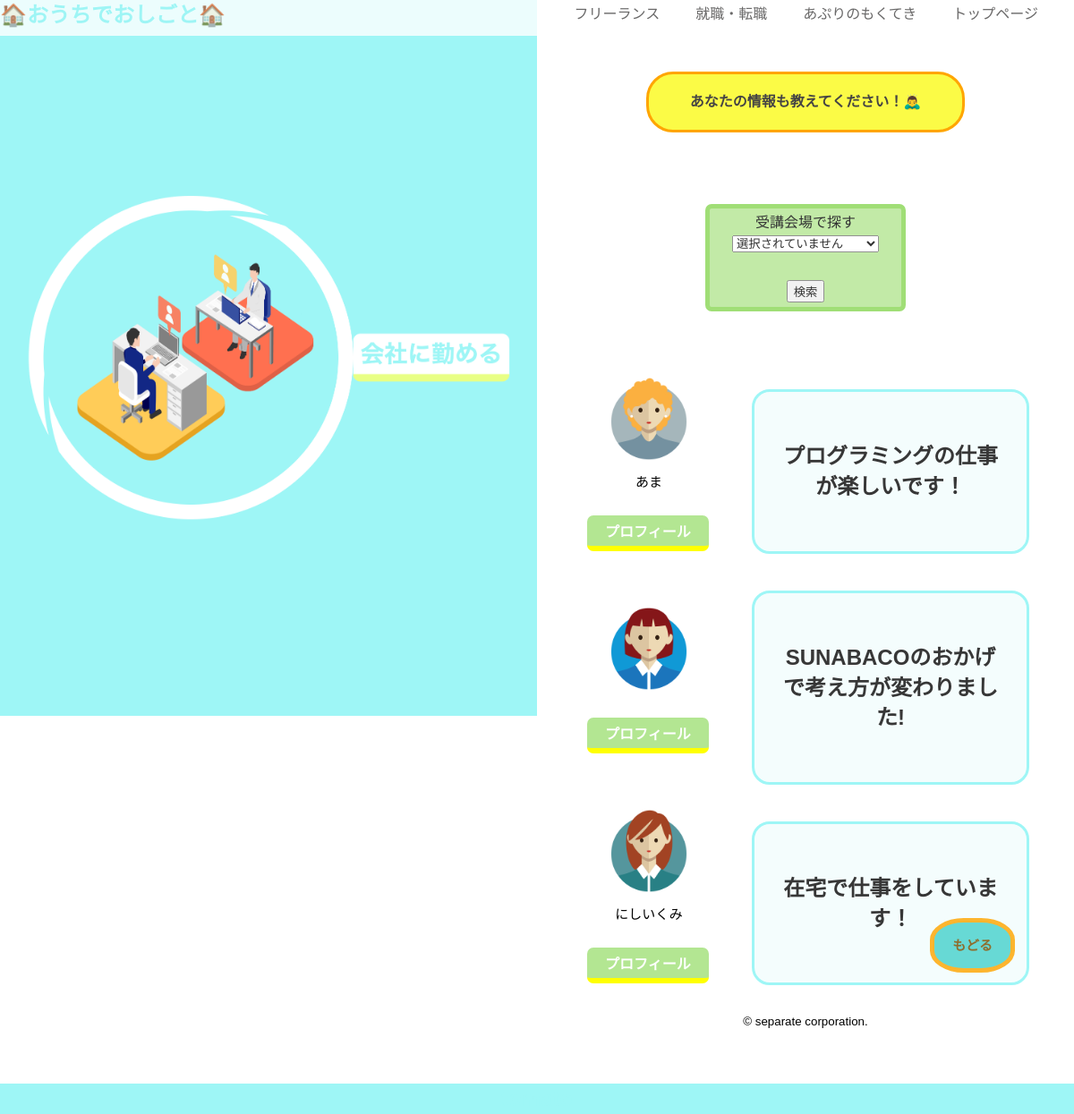
/ten_list, run on an earlier commit of the app's database.
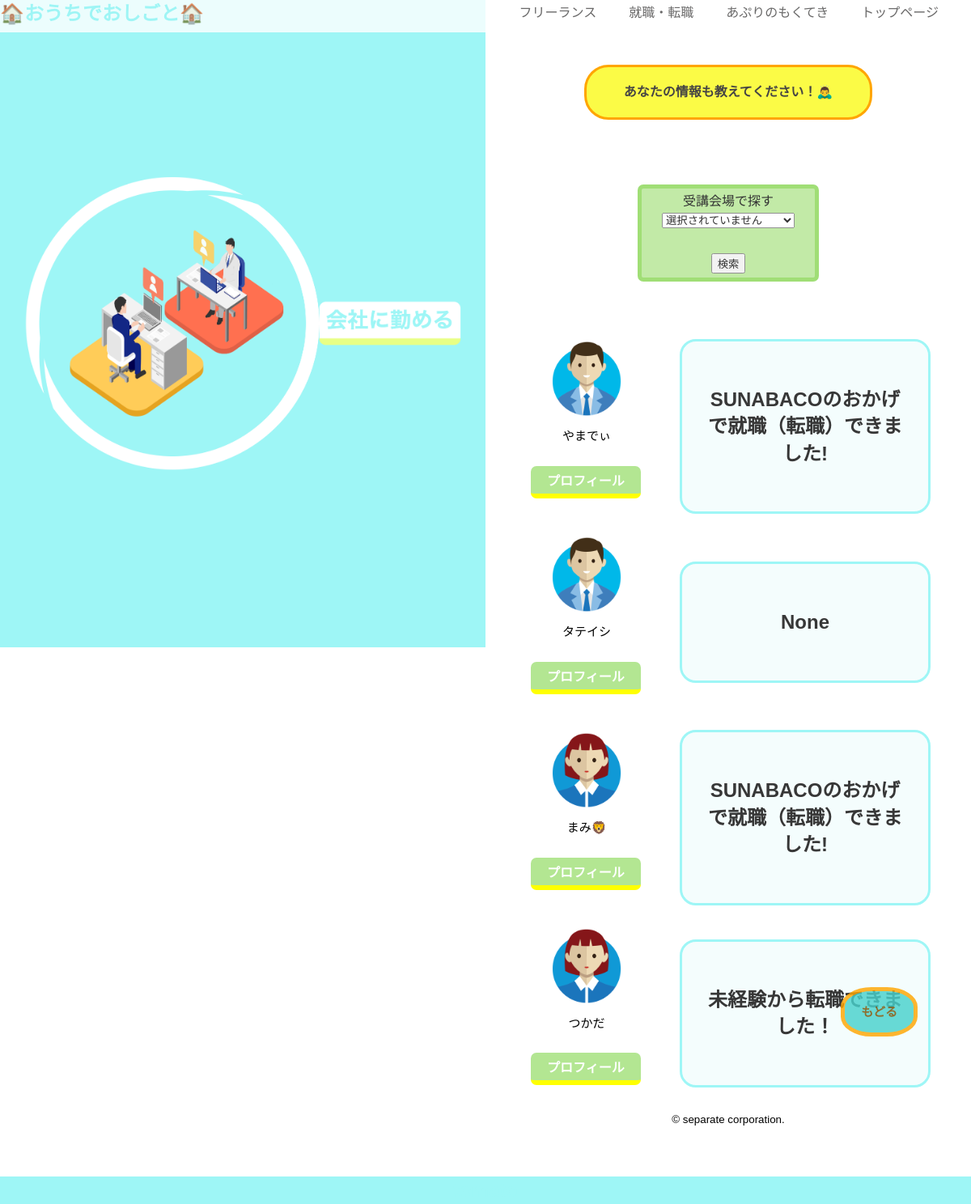
And on a later commit of the database.
### tables this page shows
CREATE TABLE "users" (
	"id"	INTEGER,
	"display_name"	TEXT,
	"twitter_id"	TEXT,
	"era"	TEXT,
	"place"	TEXT,
	"hitokoto_0"	TEXT,
	"seibetu"	TEXT,
	"Total_time"	TEXT,
	"sunabaco"	TEXT,
	"hitokoto_ten"	TEXT,
	"content_ten1"	TEXT,
	"content_ten2"	TEXT,
	"reward_first"	TEXT,
	"content_1"	TEXT,
	"content_2"	TEXT,
	"content_3"	TEXT,
	"content_ten3"	TEXT,
	"sougyou"	TEXT,
	"memo_last"	TEXT,
	"class_00"	TEXT,
	PRIMARY KEY("id" AUTOINCREMENT)
);

### app.py (the view)
@app.route("/ten_list")
def ten_list():
    conn = sqlite3.connect("try.db")
    c = conn.cursor()
    c.execute("SELECT id,display_name,era,hitokoto_ten,seibetu,place FROM users where class_00 = '就職・転職';")
    task_list = []
    seibetu = ""
    era=""
    for row in c.fetchall():
        seibetu=row[4]
        era=row[2]
        if "男性"==seibetu:
            if "10代〜20代"==era:
                Flask_Logo = os.path.join(app.config['UPLOAD_FOLDER'], 'yung_man.png')
            elif "30代〜40代"==era:
                Flask_Logo = os.path.join(app.config['UPLOAD_FOLDER'], 'man.png')
            else:
                Flask_Logo = os.path.join(app.config['UPLOAD_FOLDER'], 'old_man.png')
        else:
            if "10代〜20代"==era:
                Flask_Logo = os.path.join(app.config['UPLOAD_FOLDER'], 'yung_woman.png')
            elif "30代〜40代"==era:
                Flask_Logo = os.path.join(app.config['UPLOAD_FOLDER'], 'woman.png')
            else:
                Flask_Logo = os.path.join(app.config['UPLOAD_FOLDER'], 'old_woman.png')
        task_list.append({"id":row[0],"display_name":row[1],"era":row[2],"hitokoto_ten":row[3],"seibetu":row[4],"place":row[5],"Flask_Logo":Flask_Logo})
    c.close()
    return render_template("ten_list.html", task_list = task_list)

### templates/ten_list.html (shortened to what this page needs)
{% extends "base.html" %}
{% block content %}
<div id="wrapper_2_1">
    <div id="fixed-area_2_2">
        <div class="syasin_2_1" >
            <div class="image_mouseover_2">
            <img src="../static/IMG/ten_1122.png">
            </div>
        </div>
    </div>
    <div id="container">
        <body class="white">
            <div class="button007">
                <a href="/add_ten">あなたの情報も教えてください！🙇‍♂️</a>
            </div>
            <div class="detail">
            <form action="/ten_detail" method="post">
                <p>受講会場で探す<br>
                    <select name="place" class="detail_1">
                    <option value="全部">選択されていません</option>
                    </select>
                </p>
                <input type="submit" name="save" value="検索">
            </form>
            </div>
            <div class="button0070">
                <a href="/main">もどる</a>
            </div>
        <section>
            {% for item in task_list %}
            <div class ="report">
                <dl class ="uvoice">
                        <dt>
                            <img src="{{item['Flask_Logo']}}" mid="2251582">
                            <div><p>{{item["display_name"]}}</p></div>
                            <br>
                            <form action="/ten_task/{{item['id']}}" method="post">
                                <input type="submit" value="プロフィール" class="btn-submit">
                            </form>
                        </dt>
                        <dd>
                            <div class="arrow_box">
                                <p><h2>{{item["hitokoto_ten"]}}</h2></p>
                            </div>
                        </dd>
                </dl>
            </div>
            {% endfor %}
            <footer><small>&copy; separate corporation.</small></footer>
        </section>
        </body>
    </div>
</div>
<h2 class="footer_2_1">tomato</h2>
{% endblock %}

### templates/base.html (shortened to what this page needs)
<!DOCTYPE html>
<html lang="ja">
<head>
    <link rel="stylesheet" href="../static/css/style.css">
    <link rel="stylesheet" href="../static/css/style_1.css" media="screen and (min-width:769px)">
    <link rel="stylesheet" href="../static/css/style_2_1.css" media="screen and (min-width:769px)">
    <link rel="stylesheet" href="../static/css/style_2_2.css" media="screen and (min-width:769px)">
    <link rel="stylesheet" href="../static/css/style_3_1.css" media="screen and (min-width:769px)">
    <link rel="stylesheet" href="../static/css/style_3_2.css" media="screen and (min-width:769px)">
    <link rel="stylesheet" href="../static/css/add.css" media="screen and (min-width:769px)">
    <link rel="stylesheet" href="../static/css/mokuteki.css" media="screen and (min-width:769px)">
    <link rel="stylesheet" href="../static/css/style_sp_1.css" media="screen and (max-width:768px)">
    <link rel="stylesheet" href="../static/css/style_sp_2_1.css" media="screen and (max-width:768px)">
    <link rel="stylesheet" href="../static/css/style_sp_2_2.css" media="screen and (max-width:768px)">
    <link rel="stylesheet" href="../static/css/style_sp_3_1.css" media="screen and (max-width:768px)">
    <link rel="stylesheet" href="../static/css/style_sp_3_2.css" media="screen and (max-width:768px)">
    <link rel="stylesheet" href="../static/css/add_sp.css" media="screen and (max-width:768px)">
    <link rel="stylesheet" href="../static/css/mokuteki_sp.css" media="screen and (max-width:768px)">
</head>
<body>
    <header>
        <a href="/main"><h2>🏠おうちでおしごと🏠</h2></a>
		<ul>
            <div class="header_btn">
			<li><a href="/zaitaku_list"><p>フリーランス</p></a></li></div>
			<div class="header_btn"><li><a href="/ten_list"><p>就職・転職</p></a></li></div>
			<div class="header_btn"><li><a href="/mokuteki"><p>あぷりのもくてき</p></a></li></div>
			<div class="header_btn"><li><a href="/main"><p>トップページ</p></a></li></div>
		</ul>
	</header>
    {% block content %}
    {% endblock %}
</body>
</html>

### static/css/style.css (style rules this page uses)
html { overflow-y: scroll; }
body, h1, h2, h3, h4, h5, p, ul, ol, li, dl, dt, dd { margin: 0px; padding: 0px; }
body { background: #fff; text-align: center; font-size: 16px; line-height: 1.4; min-width: 100%; -webkit-text-size-adjust: 100%; }
li { list-style: none; }
a { outline: none; color: inherit; text-decoration: none; }
img { border: 0px; vertical-align: bottom; }
header { background: white; opacity: 0.8; text-align: center; padding:auto 0 auto 0; position: fixed; top:0; height: 5vh; width: 100%; margin-top: 0; z-index: 100000; }
header h2 { height: 5vh; display: flex; padding-top: auto; float: left; color:#9ef6f6 }
header ul { margin:0px 0px 0px 0px; padding-top: auto; display: flex; float: right; }
header li p { padding-top: auto; margin:5px 0px 0px 0px; margin-right: 40px; transition: 0.2s; }
.footer_2_1 { background-color:#9ef6f6; color:#9ef6f6; }
body { font-family: YuGothic, "游ゴシック体", "Yu Gothic", "ヒラギノ角ゴ Pro", "Hiragino Kaku Gothic Pro", "メイリオ", Meiryo, "ＭＳ Ｐゴシック", "MS PGothic", sans-serif; background-color:white; }
.report { margin-top: 0px; background-color:white; }
.report .uvoice { display: table; background: white; margin-bottom: 4px; padding: 10px 20px; width: 100%; box-sizing: border-box; }
dl { display: block; margin-block-start: 1em; margin-block-end: 1em; margin-inline-start: 0px; margin-inline-end: 0px; }
.report .uvoice dt { margin-left: auto; margin-right: auto; width: 150px; }
.report .uvoice dd, .report .uvoice dt { display: table-cell; vertical-align: middle; }
dt { display: block; display: flex; margin-left: auto; margin-right: auto; }
.report .uvoice dt img { width: 100px; border-radius: 50px; display: block; margin: 0 auto 10px; }
.report .uvoice dt { justify-content: center; align-items: center; font-size: 12px; text-align: center; }
p { display: block; margin-block-start: 1em; margin-block-end: 1em; margin-inline-start: 0px; margin-inline-end: 0px; }
.uvoice dt div p { font-size: 15px; }
.arrow_box { position: relative; background-color:#f4fdfd; border-radius: 20px; border: 3px solid #9ef6f6; padding: 25px; margin-left:40px; }
.arrow_box:after { right: 100%; top: 50%; border: solid transparent; content: ""; height: 0; width: 0; position: absolute; pointer-events: none; }
.button007 a { border: orange 3px solid; background: #fbfb46; border-radius: 30px; position: relative; display: flex; justify-content: space-around; align-items: center; margin: 10vh auto; max-width: 300px; padding: 20px 25px; color: #454444; transition: 0.3s ease-in-out; font-weight: 700; text-decoration:none }
.button0070 a { font-size: 15px; border: 5px solid orange; background: mediumturquoise; border-radius: 40%; position: relative; top:80%; right: 3%; position: fixed; justify-content: space-around; align-items: center; margin: 30px; max-width: 100px; padding: 15px 20px; color: #784f01; transition: 0.3s ease-in-out; font-weight: 600; z-index: 100; opacity: 0.82; }
.header_btn a { background: #fbfb46; justify-content: space-around; align-items: center; color: #454444; transition: 0.3s ease-in-out; text-decoration:none; }

### static/css/style_1.css (style rules this page uses)
html { overflow-y: scroll; }
body, h1, h2, h3, h4, h5, p, ul, ol, li, dl, dt, dd { margin: 0px; padding: 0px; }
body { background: #fff; text-align: center; font-size: 16px; line-height: 1.4; min-width: 100%; -webkit-text-size-adjust: 100%; }
li { list-style: none; }
a { outline: none; color: inherit; text-decoration: none; }
img { border: 0px; vertical-align: bottom; }
body { font-family: "YakuHanJP","Noto Sans JP",sans-serif; width: 100%; height: 100%; background-attachment: fixed; background-position: center; background-size: cover; background-repeat: no-repeat; }
img { width: 80%; }

### static/css/style_2_2.css (style rules this page uses)
html { overflow-y: scroll; }
body, h1, h2, h3, h4, h5, p, ul, ol, li, dl, dt, dd { margin: 0px; padding: 0px; }
body { background: #fff; text-align: center; font-size: 16px; line-height: 1.4; min-width: 100%; -webkit-text-size-adjust: 100%; }
li { list-style: none; }
a { outline: none; color: inherit; text-decoration: none; }
img { border: 0px; vertical-align: bottom; }
#fixed-area_2_2 { position: -webkit-sticky; position: sticky; top:0; width: 50%; height: 100vh; display: flex; justify-content: center; align-items: center; background-color: #9ef6f6; background-size:cover; color:#fff; }
.syasin_2_1 { display: flex; justify-content: center; align-items: center; background-size:cover; color:#fff; }

### static/css/style_3_1.css (style rules this page uses)
#container { width:50%; }

### static/css/style_3_2.css (style rules this page uses)
#container { width:50%; }
section { min-height: 40vh; padding:30px; padding-top: 60px; }

What changed in the data, as far as the page shows it:
removed users: shows a picture, display_name "あま", hitokoto_ten "プログラミングの仕事が楽しいです！"
removed users: hitokoto_ten "SUNABACOのおかげで考え方が変わりました!"
removed users: shows a picture, display_name "にしいくみ", hitokoto_ten "在宅で仕事をしています！"
added users: display_name "やまでぃ", hitokoto_ten "SUNABACOのおかげで就職（転職）できました!"
added users: display_name "タテイシ", hitokoto_ten "None"
added users: display_name "まみ🦁", hitokoto_ten "SUNABACOのおかげで就職（転職）できました!"
added users: display_name "つかだ", hitokoto_ten "未経験から転職できました！"
